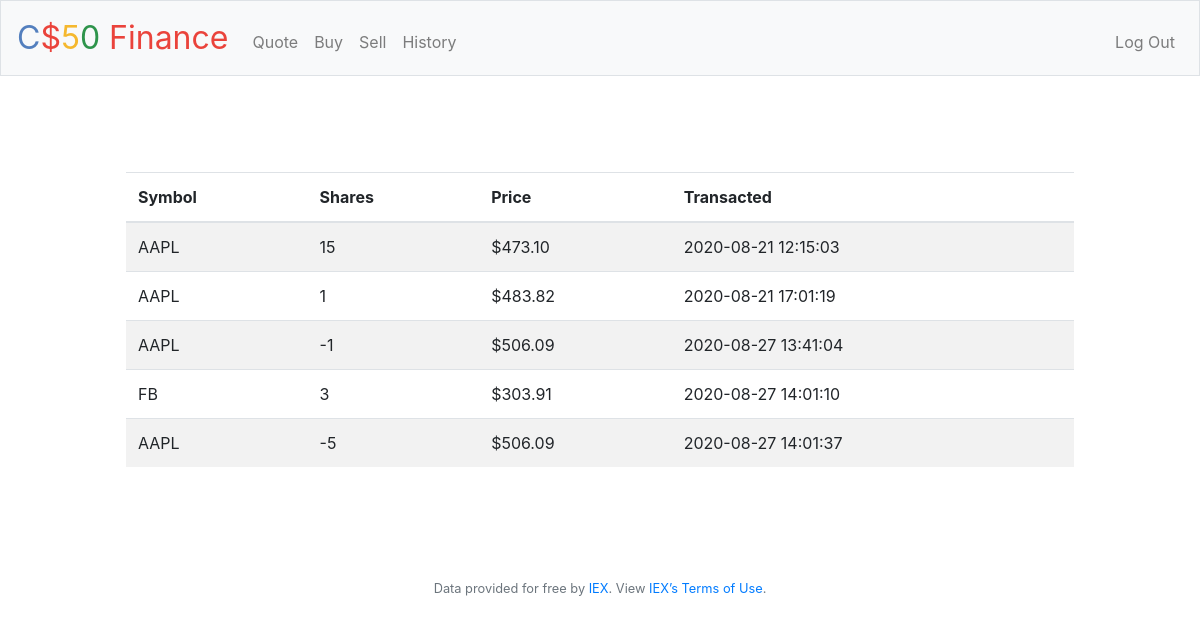
Screenshot of /history (signed in) with the database file from the repository.
### tables this page shows
CREATE TABLE "transactions" (
	"user_id"	INTEGER NOT NULL,
	"symbol"	TEXT NOT NULL,
	"shares"	NUMERIC NOT NULL,
	"price"	NUMERIC NOT NULL,
	"transacted"	DATETIME NOT NULL,
	"transaction_id"	INTEGER NOT NULL,
	FOREIGN KEY("user_id") REFERENCES "users"("id"),
	PRIMARY KEY("transaction_id" AUTOINCREMENT)
);

### application.py (the view)
@app.route("/history")
@login_required
def history():
    rows = db.execute(
        "SELECT symbol, shares, price, transacted, cash FROM transactions INNER JOIN users ON users.id = transactions.user_id WHERE user_id = :user_id",
        user_id=session["user_id"])
    return render_template("history.html",
                           rows=rows)

### application.py (called while the page is built)
@app.after_request
def after_request(response):
    response.headers["Cache-Control"] = "no-cache, no-store, must-revalidate"
    response.headers["Expires"] = 0
    response.headers["Pragma"] = "no-cache"
    return response

### helpers.py (called while the page is built)
def login_required(f):
    @wraps(f)
    def decorated_function(*args, **kwargs):
        if session.get("user_id") is None:
            return redirect("/login")
        return f(*args, **kwargs)
    return decorated_function

### templates/history.html (shortened to what this page needs)
{% extends "layout.html" %}
{% block main %}
<main class="container p-5">
    <table class="table table-striped">
        <thead>
            <tr>
                <th>Symbol</th>
                <th>Shares</th>
                <th>Price</th>
                <th>Transacted</th>
            </tr>
        </thead>
        <tbody>
            {% for row in rows %}
            <tr>
                <td>{{ row["symbol"] }}</td>
                <td>{{ row["shares"] }}</td>
                <td>{{ row["price"] }}</td>
                <td>{{ row["transacted"] }}</td>
            </tr>
            {% endfor %}
        </tbody>
    </table>
</main>
{% endblock %}

### static/styles.css (style rules this page uses)
main { overflow-x: auto; text-align: center; }
main table { text-align: left; }

### rows the page displays
transactions: symbol "AAPL", shares "15", price "$473.10", transacted "2020-08-21 12:15:03"
transactions: symbol "AAPL", shares "1", price "$483.82", transacted "2020-08-21 17:01:19"
transactions: symbol "AAPL", shares "-1", price "$506.09", transacted "2020-08-27 13:41:04"
transactions: symbol "FB", shares "3", price "$303.91", transacted "2020-08-27 14:01:10"
transactions: symbol "AAPL", shares "-5", price "$506.09", transacted "2020-08-27 14:01:37"
